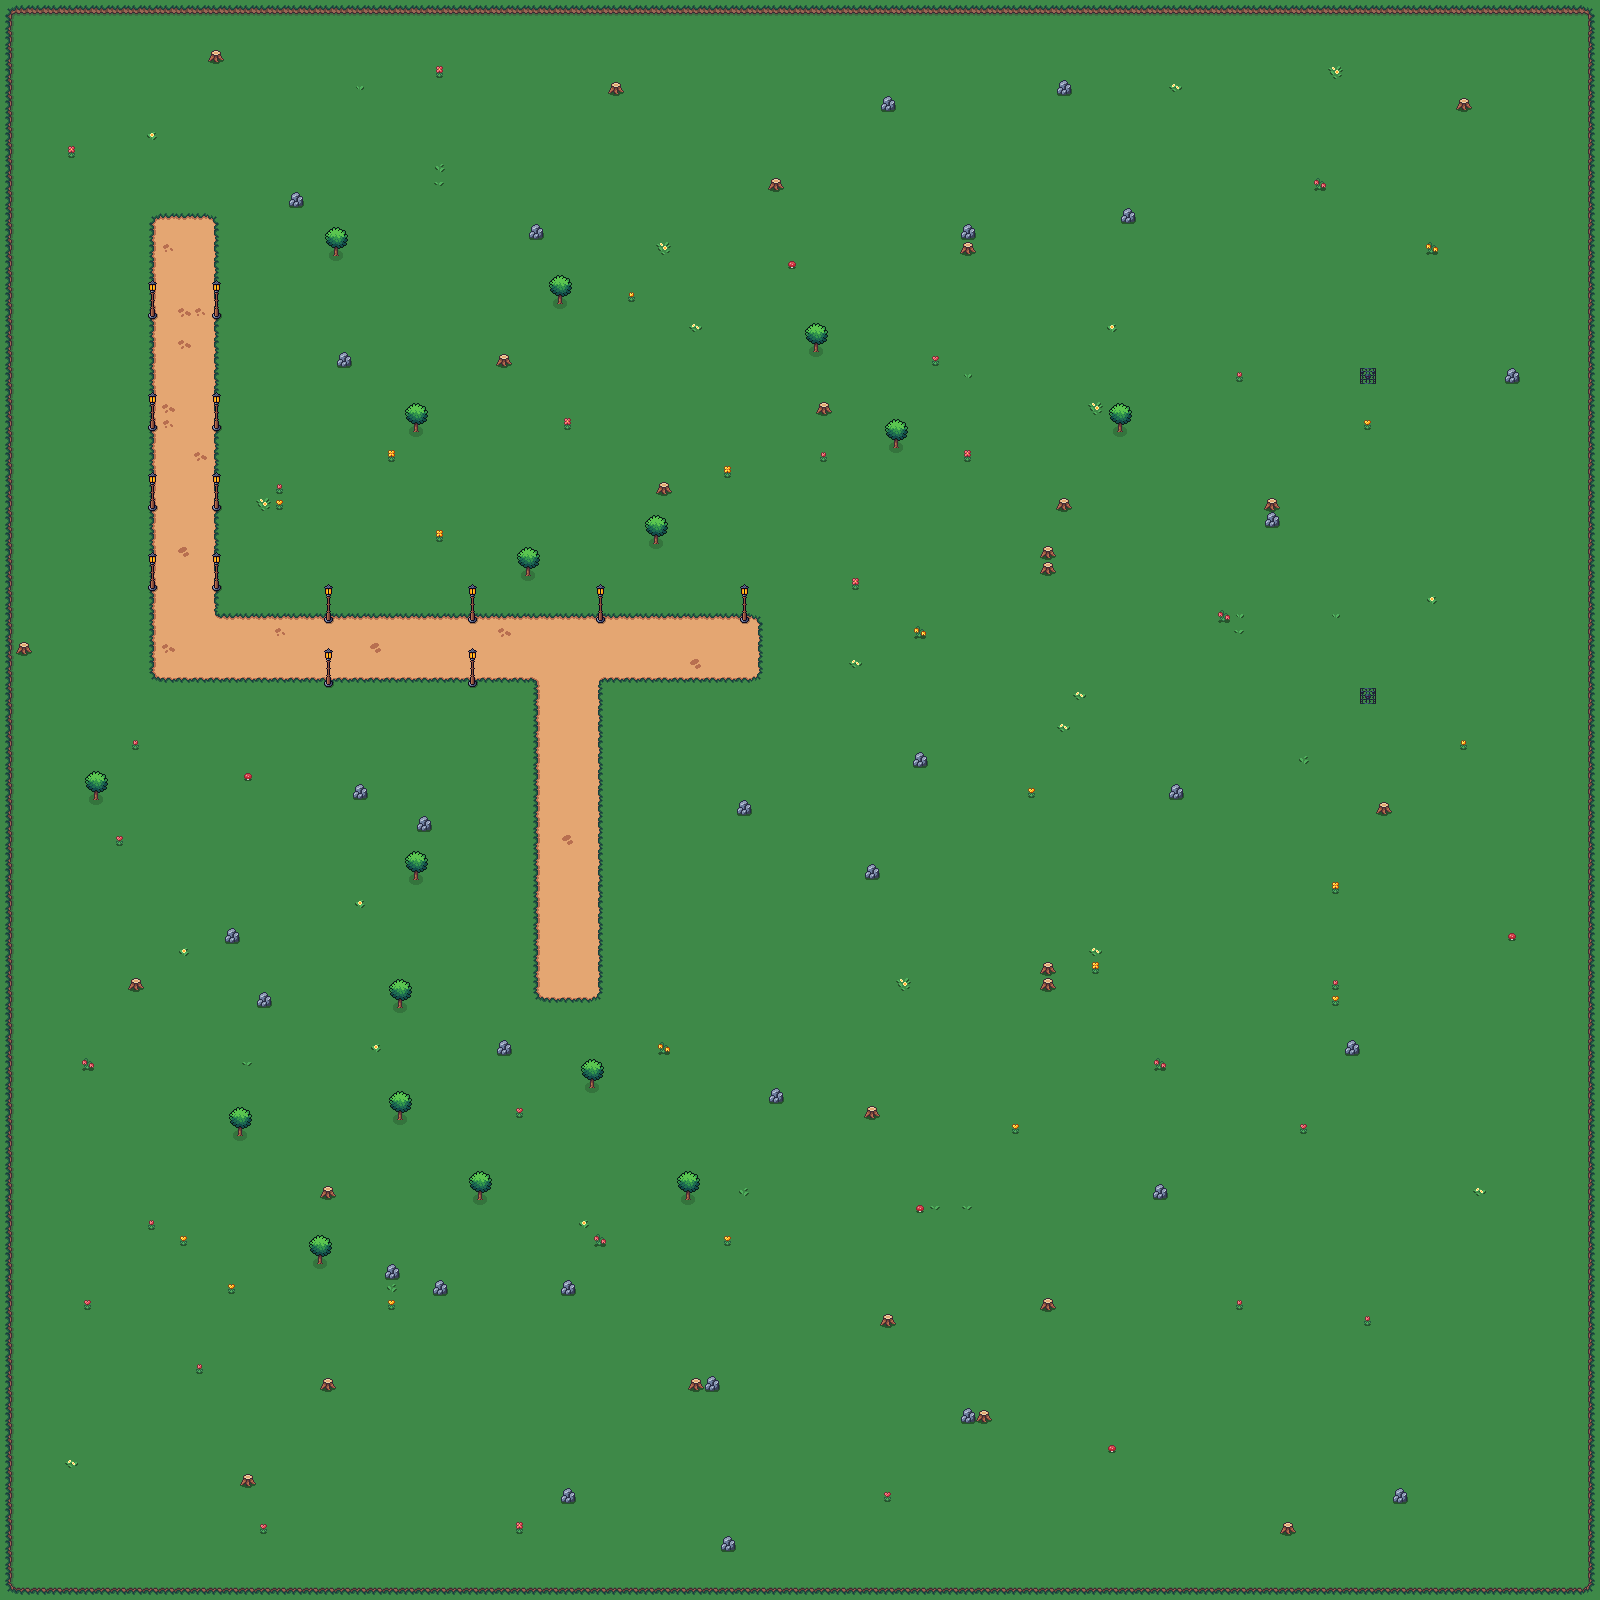

This game map was drawn from its Tiled (.tmx) file and the tilesets committed beside it. A one-line description and the trimmed map source follow:
An orthogonal 100x100 tile map with 16x16 px tiles, 6 tile layers (floor.grass, floor.path, Nature, wall, ...), 10 tilesets.

<map version="1.10" tiledversion="1.11.2" orientation="orthogonal" renderorder="right-down" width="100" height="100" tilewidth="16" tileheight="16" infinite="0" nextlayerid="7" nextobjectid="1">
 <tileset firstgid="1" source="Grass_Middle.tsx" />
 <tileset firstgid="2" source="Path.tsx" />
 <tileset firstgid="20" source="Beach.tsx" />
 <tileset firstgid="35" source="Cliff.tsx" />
 <tileset firstgid="53" source="Path_Middle.tsx" />
 <tileset firstgid="54" source="Water.tsx" />
 <tileset firstgid="72" source="Water_Middle.tsx" />
 <tileset firstgid="73" source="Outdoor_Decor_Free.tsx" />
 <tileset firstgid="157" source="Oak_Tree_Small.tsx" />
 <tileset firstgid="175" source="Spawner.tsx" />
 <layer id="1" name="floor.grass" width="100" height="100">
  <data>[10000 cells, 9580 non-empty, 1 distinct tile ids]</data>
 </layer>
 <layer id="2" name="floor.path" width="100" height="100">
  <data>[10000 cells, 420 non-empty, 15 distinct tile ids]</data>
 </layer>
 <layer id="5" name="Nature" width="100" height="100">
  <data>[10000 cells, 86 non-empty, 17 distinct tile ids]</data>
 </layer>
 <layer id="3" name="wall" width="100" height="100">
  <data>[10000 cells, 565 non-empty, 17 distinct tile ids]</data>
 </layer>
 <layer id="4" name="Decor" width="100" height="100">
  <data>[10000 cells, 42 non-empty, 3 distinct tile ids]</data>
 </layer>
 <layer id="6" name="spawner.enemy" width="100" height="100">
  <data>[10000 cells, 2 non-empty, 1 distinct tile ids]</data>
 </layer>
</map>
